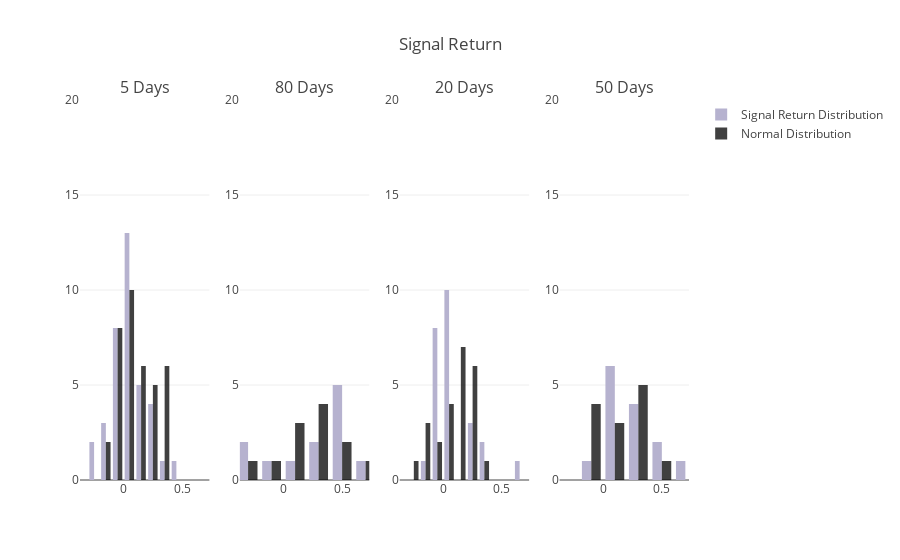

The cell this chart's notebook holds for it:
### Markdown cell above
## Outliers
You might have noticed the outliers in the 10 and 20 day histograms. To better visualize the outliers, let's compare the 5, 10, and 20 day signals returns to normal distributions with the same mean and deviation for each signal return distributions.

### Code cell
project_helper.plot_signal_to_normal_histograms(
    [signal_return_5, signal_return_80, signal_return_20, signal_return_50],
    'Signal Return',
    ('5 Days', '80 Days', '20 Days', '50 Days'))

### Figure 1 — Plotly figure (JSON) as saved in the notebook; plotly's stock layout.template omitted (floating-point values rounded to 4 significant figures)
{"data": [{"marker": {"color": "#B6B2CF"}, "name": "Signal Return Distribution", "showlegend": true, "type": "histogram", "x": [0.05414, -0.2013, -0.03223, 0.1029, 0.07278, 0.06094, 0.07819, 0.03652, -0.1584, -0.00947, -0.04355, 0.03183, -0.01808, 0.1958, 0.277, 0.4718, 0.05981, 0.1702, 0.02311, -0.09872, -0.07072, 0.05016, 0.2614, 0.1172, 0.3172, 0.07059, 0.02611, -0.03183, -0.1091, -0.02056, 0.2105, 0.01683, -0.1344, 0.0641, 0.2098, 0.1225, -0.2006], "xaxis": "x1", "yaxis": "y1"}, {"marker": {"color": "rgba(0, 0, 0, 0.75)"}, "name": "Normal Distribution", "showlegend": true, "type": "histogram", "x": [0.326, -0.001988, 0.02787, 0.1057, -0.0236, 0.3078, 0.2006, 0.1038, 0.0323, 0.04361, 0.2386, -0.01794, 0.1049, 0.2326, 0.02907, -0.1251, 0.0394, 0.01888, -0.05624, 0.3036, -0.08119, 0.1969, 0.2151, 0.2134, -0.02812, 0.06425, 0.127, 0.1433, 0.09753, 0.02086, -0.07938, 0.3046, -0.02561, 0.05517, 0.3062, -0.1718, 0.3885], "xaxis": "x1", "yaxis": "y1"}, {"marker": {"color": "#B6B2CF"}, "name": "Signal Return Distribution", "showlegend": false, "type": "histogram", "x": [0.01189, 0.4546, 0.6871, 0.4645, 0.2038, 0.5871, 0.5845, 0.2275, 0.4034, -0.1086, -0.3699, -0.2614], "xaxis": "x2", "yaxis": "y2"}, {"marker": {"color": "rgba(0, 0, 0, 0.75)"}, "name": "Normal Distribution", "showlegend": false, "type": "histogram", "x": [0.4691, 0.2811, 0.07517, 0.3619, 0.4563, 0.7862, -0.2039, 0.2718, 0.263, 0.1647, 0.05953, -0.07545], "xaxis": "x2", "yaxis": "y2"}, {"marker": {"color": "#B6B2CF"}, "name": "Signal Return Distribution", "showlegend": false, "type": "histogram", "x": [-0.0395, -0.1749, 0.06548, 0.03029, -0.08705, 0.008733, -0.04704, 0.05827, 0.6939, 0.2555, 0.07895, 0.04098, -0.007382, -0.08983, 0.3466, 0.223, 0.3298, 0.09805, 0.0218, 0.09329, -0.001174, 0.01461, -0.06117, 0.2385, -0.09768], "xaxis": "x3", "yaxis": "y3"}, {"marker": {"color": "rgba(0, 0, 0, 0.75)"}, "name": "Normal Distribution", "showlegend": false, "type": "histogram", "x": [0.1969, -0.06458, 0.3045, -0.03494, 0.02808, 0.1144, 0.06582, 0.2294, 0.1365, 0.1291, 0.05648, -0.1715, 0.2448, -0.1534, 0.2612, 0.2726, 0.1141, 0.2667, -0.2896, -0.4092, 0.1285, -0.1435, 0.1195, 0.2354, 0.09206], "xaxis": "x3", "yaxis": "y3"}, {"marker": {"color": "#B6B2CF"}, "name": "Signal Return Distribution", "showlegend": false, "type": "histogram", "x": [-0.0808, 0.1544, 0.3117, 0.7309, 0.2937, 0.4396, 0.2476, 0.04597, 0.3905, 0.1188, 0.4099, 0.00165, 0.009097, 0.1566], "xaxis": "x4", "yaxis": "y4"}, {"marker": {"color": "rgba(0, 0, 0, 0.75)"}, "name": "Normal Distribution", "showlegend": false, "type": "histogram", "x": [0.2893, 0.3125, -0.03517, 0.4667, 0.03781, 0.1135, -0.0214, 0.3438, 0.1353, -0.03685, 0.2299, 0.323, 1.003, -0.123], "xaxis": "x4", "yaxis": "y4"}], "layout": {"annotations": [{"font": {"size": 16}, "showarrow": false, "text": "5 Days", "x": 0.1062, "xanchor": "center", "xref": "paper", "y": 1, "yanchor": "bottom", "yref": "paper"}, {"font": {"size": 16}, "showarrow": false, "text": "80 Days", "x": 0.3688, "xanchor": "center", "xref": "paper", "y": 1, "yanchor": "bottom", "yref": "paper"}, {"font": {"size": 16}, "showarrow": false, "text": "20 Days", "x": 0.6313, "xanchor": "center", "xref": "paper", "y": 1, "yanchor": "bottom", "yref": "paper"}, {"font": {"size": 16}, "showarrow": false, "text": "50 Days", "x": 0.8938, "xanchor": "center", "xref": "paper", "y": 1, "yanchor": "bottom", "yref": "paper"}], "title": "Signal Return", "xaxis1": {"anchor": "y1", "domain": [0, 0.2125], "range": [-0.3699, 0.7309]}, "xaxis2": {"anchor": "y2", "domain": [0.2625, 0.475], "range": [-0.3699, 0.7309]}, "xaxis3": {"anchor": "y3", "domain": [0.525, 0.7375], "range": [-0.3699, 0.7309]}, "xaxis4": {"anchor": "y4", "domain": [0.7875, 1], "range": [-0.3699, 0.7309]}, "yaxis1": {"anchor": "x1", "domain": [0, 1], "range": [0, 20]}, "yaxis2": {"anchor": "x2", "domain": [0, 1], "range": [0, 20]}, "yaxis3": {"anchor": "x3", "domain": [0, 1], "range": [0, 20]}, "yaxis4": {"anchor": "x4", "domain": [0, 1], "range": [0, 20]}}}
